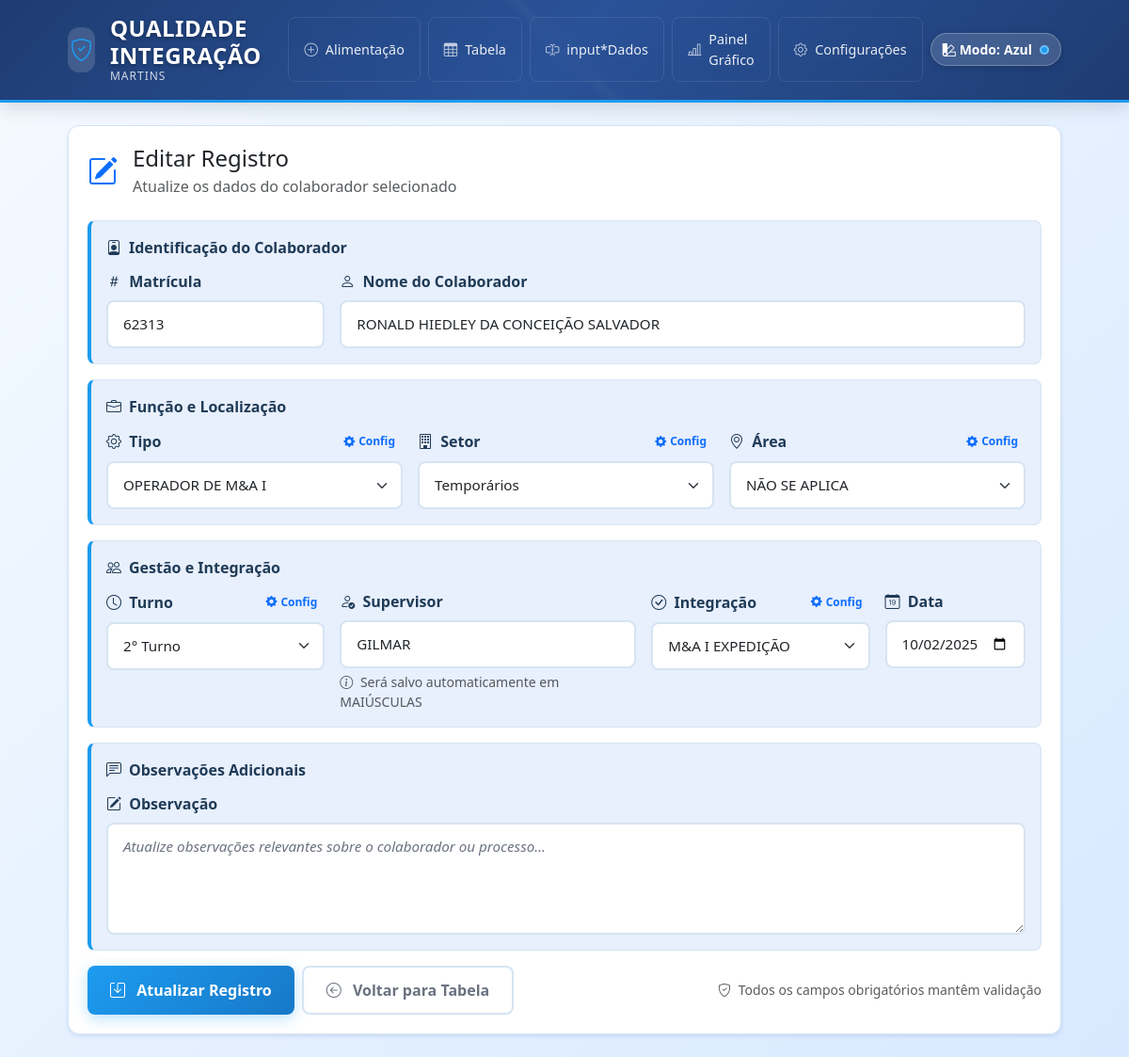
Screenshot of /tabela/111/editar?min_data=2025-09-08&max_data=2025-10-07&q_nome=&q_matricula=&q_supervisor=&page=1&per_page=25 with the database file from the repository.
### app/models.py (models this page shows, shortened)
class Colaborador(db.Model):
    __tablename__ = 'colaboradores'
    id = db.Column(db.Integer, primary_key=True)
    matricula = db.Column(db.Integer, nullable=False, index=True)
    nome = db.Column(db.String(120), nullable=False)
    tipo = db.Column(db.String(50), nullable=False)  # from list 'tipo'
    setor = db.Column(db.String(50), nullable=False)  # from list 'setor'
    area = db.Column(db.String(120), nullable=False)  # list 'area' (editable)
    turno = db.Column(db.String(50), nullable=False)  # from list 'turno'
    supervisor = db.Column(db.String(120), nullable=False)  # stored UPPER
    integracao = db.Column(db.String(10), nullable=False)  # from list 'integracao'
    data = db.Column(db.Date, nullable=False, default=datetime.utcnow)
    observacao = db.Column(db.Text, nullable=True)
    created_at = db.Column(db.DateTime, default=datetime.utcnow)

### app/views.py (the view, shortened to what this page needs)
@bp.route('/tabela/<int:item_id>/editar', methods=['GET', 'POST'])
def editar_colaborador(item_id: int):
    col = Colaborador.query.get_or_404(item_id)
    lists = {
        'tipo': get_list('tipo'),
        'setor': get_list('setor'),
        'area': get_list('area'),
        'turno': get_list('turno'),
        'integracao': get_list('integracao'),
    }
    for key in ('tipo', 'setor', 'area', 'turno', 'integracao'):
        current_value = getattr(col, key, None)
        if current_value and current_value not in lists[key]:
            lists[key] = [current_value] + lists[key]
    filters_raw = {
        'min_data': request.args.get('min_data'),
        'max_data': request.args.get('max_data'),
        'q_nome': request.args.get('q_nome'),
        'q_matricula': request.args.get('q_matricula'),
        'q_supervisor': request.args.get('q_supervisor'),
        'page': request.args.get('page', type=int),
        'per_page': request.args.get('per_page', type=int),
    }
    filters = {k: v for k, v in filters_raw.items() if v not in (None, '')}
    return_url = url_for('main.tabela', **filters) if filters else url_for('main.tabela')
    form_action = url_for('main.editar_colaborador', item_id=col.id, **filters) if filters else url_for('main.editar_colaborador', item_id=col.id)
    form_data = {
        'matricula': col.matricula,
        'nome': col.nome,
        'tipo': col.tipo,
        'setor': col.setor,
        'area': col.area,
        'turno': col.turno,
        'supervisor': col.supervisor,
        'integracao': col.integracao,
        'data': col.data.strftime('%Y-%m-%d') if col.data else '',
        'observacao': col.observacao or '',
    }
    return render_template(
        'editar_colaborador.html',
        col=col,
        lists=lists,
        form=form_data,
        form_action=form_action,
        return_url=return_url,
    )

### app/views.py (called while the page is built)
def get_list(nome: str) -> list[str]:
    rows = ConfigList.query.filter_by(nome_lista=nome).order_by(ConfigList.valor.asc()).all()
    return [r.valor for r in rows]

### templates/editar_colaborador.html (shortened to what this page needs)
{% extends 'base.html' %}
{% block content %}
<div class="row">
  <div class="col-12">
    <div class="card">
      <div class="card-body">
        <div class="d-flex align-items-center mb-4">
          <i class="bi bi-pencil-square text-primary me-3" style="font-size: 2rem;"></i>
          <div>
            <h2 class="h4 mb-1">Editar Registro</h2>
            <p class="text-muted mb-0">Atualize os dados do colaborador selecionado</p>
          </div>
        </div>
        <form method="post" action="{{ form_action }}">
          <div class="field-group">
            <div class="field-group-title">
              <i class="bi bi-person-badge"></i>
              Identificação do Colaborador
            </div>
            <div class="row g-3">
              <div class="col-md-3">
                <label class="form-label">
                  <i class="bi bi-hash me-1"></i>
                  Matrícula
                </label>
                <input name="matricula" type="number" class="form-control" required
                       value="{{ form.matricula }}"
                       placeholder="Ex.: 12345">
              </div>
              <div class="col-md-9">
                <label class="form-label">
                  <i class="bi bi-person me-1"></i>
                  Nome do Colaborador
                </label>
                <input name="nome" type="text" class="form-control" required
                       value="{{ form.nome }}"
                       placeholder="Ex.: Maria Silva Santos">
              </div>
            </div>
          </div>
          <div class="field-group">
            <div class="field-group-title">
              <i class="bi bi-briefcase"></i>
              Função e Localização
            </div>
            <div class="row g-3">
              <div class="col-md-4">
                <label class="form-label d-flex align-items-center justify-content-between">
                  <span>
                    <i class="bi bi-gear me-1"></i>
                    Tipo
                  </span>
                  <a href="{{ url_for('main.config_lists') }}#tipo" class="btn btn-sm btn-outline-primary config-btn">
                    <i class="bi bi-gear-fill me-1"></i>Config
                  </a>
                </label>
                <select name="tipo" class="form-select" required>
                  {% for v in lists.tipo %}
                  <option value="{{ v }}" {{ 'selected' if form.tipo==v else '' }}>{{ v }}</option>
                  {% endfor %}
                </select>
              </div>
              <div class="col-md-4">
                <label class="form-label d-flex align-items-center justify-content-between">
                  <span>
                    <i class="bi bi-building me-1"></i>
                    Setor
                  </span>
                  <a href="{{ url_for('main.config_lists') }}#setor" class="btn btn-sm btn-outline-primary config-btn">
                    <i class="bi bi-gear-fill me-1"></i>Config
                  </a>
                </label>
                <select name="setor" class="form-select" required>
                  {% for v in lists.setor %}
                  <option value="{{ v }}" {{ 'selected' if form.setor==v else '' }}>{{ v }}</option>
                  {% endfor %}
                </select>
              </div>
              <div class="col-md-4">
                <label class="form-label d-flex align-items-center justify-content-between">
                  <span>
                    <i class="bi bi-geo-alt me-1"></i>
                    Área
                  </span>
                  <a href="{{ url_for('main.config_lists') }}#area" class="btn btn-sm btn-outline-primary config-btn">
                    <i class="bi bi-gear-fill me-1"></i>Config
                  </a>
                </label>
                <select name="area" class="form-select" required>
                  {% for v in lists.area %}
                  <option value="{{ v }}" {{ 'selected' if form.area==v else '' }}>{{ v }}</option>
                  {% endfor %}
                </select>
              </div>
            </div>
          </div>
          <div class="field-group">
            <div class="field-group-title">
              <i class="bi bi-people"></i>
              Gestão e Integração
            </div>
            <div class="row g-3">
              <div class="col-md-3">
                <label class="form-label d-flex align-items-center justify-content-between">
                  <span>
                    <i class="bi bi-clock me-1"></i>
                    Turno
                  </span>
                  <a href="{{ url_for('main.config_lists') }}#turno" class="btn btn-sm btn-outline-primary config-btn">
                    <i class="bi bi-gear-fill me-1"></i>Config
                  </a>
                </label>
                <select name="turno" class="form-select" required>
                  {% for v in lists.turno %}
                  <option value="{{ v }}" {{ 'selected' if form.turno==v else '' }}>{{ v }}</option>
                  {% endfor %}
                </select>
              </div>
              <div class="col-md-4">
                <label class="form-label">
                  <i class="bi bi-person-check me-1"></i>
                  Supervisor
                </label>
                <input name="supervisor" type="text" class="form-control" required
                       value="{{ form.supervisor }}"
                       placeholder="Ex.: JOÃO SILVA">
                <div class="form-text">
                  <i class="bi bi-info-circle me-1"></i>
                  Será salvo automaticamente em MAIÚSCULAS
                </div>
              </div>
              <div class="col-md-3">
                <label class="form-label d-flex align-items-center justify-content-between">
                  <span>
                    <i class="bi bi-check-circle me-1"></i>
                    Integração
                  </span>
                  <a href="{{ url_for('main.config_lists') }}#integracao" class="btn btn-sm btn-outline-primary config-btn">
                    <i class="bi bi-gear-fill me-1"></i>Config
                  </a>
                </label>
                <select name="integracao" class="form-select" required>
                  {% for v in lists.integracao %}
                  <option value="{{ v }}" {{ 'selected' if form.integracao==v else '' }}>{{ v }}</option>
                  {% endfor %}
                </select>
              </div>
              <div class="col-md-2">
                <label class="form-label">
                  <i class="bi bi-calendar-date me-1"></i>
                  Data
                </label>
                <input name="data" type="date" class="form-control" required
                       value="{{ form.data }}">
              </div>
            </div>
          </div>
          <div class="field-group">
            <div class="field-group-title">
              <i class="bi bi-chat-left-text"></i>
              Observações Adicionais
            </div>
            <div class="row">
              <div class="col-12">
                <label class="form-label">
                  <i class="bi bi-pencil-square me-1"></i>
                  Observação
                </label>
                <textarea name="observacao" class="form-control" rows="4"
                          placeholder="Atualize observações relevantes sobre o colaborador ou processo...">{{ form.observacao }}</textarea>
              </div>
            </div>
          </div>
          <div class="d-flex gap-3 justify-content-between align-items-center">
            <div class="d-flex gap-2">
              <button class="btn btn-primary" type="submit">
                <i class="bi bi-save me-2"></i>
                Atualizar Registro
              </button>
              <a class="btn btn-outline-secondary" href="{{ return_url }}">
                <i class="bi bi-arrow-left-circle me-2"></i>
                Voltar para Tabela
              </a>
            </div>
            <div class="text-muted small">
              <i class="bi bi-shield-check me-1"></i>
              Todos os campos obrigatórios mantêm validação
            </div>
          </div>
        </form>
      </div>
    </div>
  </div>
</div>
{% endblock %}

### static/css/styles.css (style rules this page uses)
:root { --primary-color: #2c3e50; --primary-escrita: #2c3e50; --primary-light: #34495e; --primary-gradient-start: #1e3c72; --primary-gradient-middle: #2a5298; --primary-gradient-end: #1e3c72; --accent-color: #3498db; --accent-hover: #2980b9; --accent-rgb: 52, 152, 219; --success-color: #27ae60; --success-dark: #229954; --success-rgb: 39, 174, 96; --warning-color: #f39c12; --warning-rgb: 243, 156, 18; --danger-color: #e74c3c; --danger-rgb: 231, 76, 60; --info-color: #0ea5e9; --info-hover: #0b75d1; --primary-rgb: 44, 62, 80; --neutral-100: #ffffff; --neutral-200: #f5f7fa; --neutral-300: #c3cfe2; --light-bg: #e6e7ee; --card-bg: var(--neutral-100); --border-color: #e4e3f0; --text-muted: #6c757d; --shadow-light: 0 2px 4px rgba(0,0,0,0.1); --shadow-medium: 0 4px 12px rgba(0,0,0,0.15); --app-bg: linear-gradient(135deg, var(--neutral-200) 0%, var(--neutral-300) 100%); --header-bg: linear-gradient(135deg, var(--primary-gradient-start) 0%, var(--primary-gradient-middle) 50%, var(--primary-gradient-end) 100%); --acc-color-bg: var(--neutral-100); --chart-color-1: var(--accent-color); --chart-color-2: #60a5fa; --chart-color-3: var(--success-color); --chart-color-4: var(--warning-color); --chart-color-5: var(--danger-color); --chart-color-6: var(--info-color); --chart-color-emphasis: #fbbf24; --chart-neutral: #94a3b8; --chart-grid-color: rgba(15, 23, 42, 0.08); --chart-grid-dim: rgba(148, 163, 184, 0.16); --chart-tooltip-bg: rgba(255, 255, 255, 0.96); --chart-tooltip-border: rgba(148, 163, 184, 0.45); --chart-tooltip-text: #1f2937; --chart-area-fill: rgba(52, 152, 219, 0.18); --chart-area-strong: rgba(52, 152, 219, 0.45); }
body { background: var(--app-bg); min-height: 100vh; font-family: 'Segoe UI', system-ui, -apple-system, sans-serif; }
.card { border-radius: 0.75rem; border: 1px solid var(--border-color); box-shadow: var(--shadow-light); background: var(--card-bg); }
.card-body { padding: 1.25rem; }
.form-label { font-weight: 600; color: var(--primary-escrita); margin-bottom: 0.5rem; }
.form-control, .form-select { border-radius: 0.5rem; border: 2px solid var(--border-color); padding: 0.75rem 1rem; transition: all 0.3s ease; font-size: 0.95rem; }
.form-control::placeholder { color: var(--text-muted); font-style: italic; }
.btn { border-radius: 0.5rem; padding: 0.75rem 1.5rem; font-weight: 600; transition: all 0.3s ease; border: none; }
.btn-primary { background: linear-gradient(135deg, var(--accent-color) 0%, var(--accent-hover) 100%); box-shadow: 0 4px 15px rgba(var(--accent-rgb), 0.3); }
.btn-outline-secondary { border: 2px solid var(--border-color); color: var(--text-muted); }
.field-group { background: var(--acc-color-bg); border-radius: 0.5rem; padding: 1rem; margin-bottom: 1rem; border: 1px solid var(--border-color); border-left: 4px solid var(--accent-color); }
.field-group-title { font-size: 1rem; font-weight: 700; color: var(--primary-escrita); margin-bottom: 0.75rem; display: flex; align-items: center; gap: 0.5rem; }
.config-btn { font-size: 0.75rem; padding: 0.25rem 0.5rem; border-radius: 0.25rem; text-decoration: none; transition: all 0.2s ease; }

### rows the page displays
Colaborador: matricula "62313", nome "RONALD HIEDLEY DA CONCEIÇÃO SALVADOR", supervisor "GILMAR"

### other values shown
form field tipo "OPERADOR DE M&A I"
form field setor "Temporários"
form field area "NÃO SE APLICA"
form field turno "2° Turno"
form field integracao "M&A I EXPEDIÇÃO"
